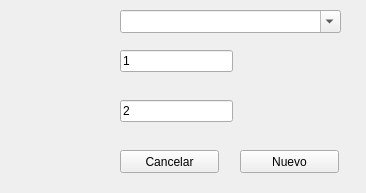
<?xml version="1.0" encoding="UTF-8"?>
<ui version="4.0">
 <class>frmNuevoProyecto</class>
 <widget class="QWidget" name="frmNuevoProyecto">
  <property name="geometry">
   <rect>
    <x>0</x>
    <y>0</y>
    <width>366</width>
    <height>193</height>
   </rect>
  </property>
  <property name="windowTitle">
   <string>Crear un nuevo proyecto</string>
  </property>
  <widget class="QPushButton" name="btnNuevo">
   <property name="geometry">
    <rect>
     <x>240</x>
     <y>150</y>
     <width>99</width>
     <height>23</height>
    </rect>
   </property>
   <property name="text">
    <string>Nuevo</string>
   </property>
  </widget>
  <widget class="QPushButton" name="btnCancelar">
   <property name="geometry">
    <rect>
     <x>120</x>
     <y>150</y>
     <width>99</width>
     <height>23</height>
    </rect>
   </property>
   <property name="text">
    <string>Cancelar</string>
   </property>
  </widget>
  <widget class="QComboBox" name="cmbMetodoSolucion">
   <property name="geometry">
    <rect>
     <x>120</x>
     <y>10</y>
     <width>221</width>
     <height>23</height>
    </rect>
   </property>
   <property name="autoFillBackground">
    <bool>false</bool>
   </property>
   <property name="styleSheet">
    <string notr="true"/>
   </property>
   <property name="editable">
    <bool>true</bool>
   </property>
  </widget>
  <widget class="QLineEdit" name="txtParam1">
   <property name="geometry">
    <rect>
     <x>120</x>
     <y>50</y>
     <width>113</width>
     <height>22</height>
    </rect>
   </property>
   <property name="text">
    <string>1</string>
   </property>
  </widget>
  <widget class="QLineEdit" name="txtParam2">
   <property name="geometry">
    <rect>
     <x>120</x>
     <y>100</y>
     <width>113</width>
     <height>22</height>
    </rect>
   </property>
   <property name="text">
    <string>2</string>
   </property>
  </widget>
 </widget>
 <resources/>
 <connections>
  <connection>
   <sender>btnNuevo</sender>
   <signal>clicked()</signal>
   <receiver>frmNuevoProyecto</receiver>
   <slot>close()</slot>
   <hints>
    <hint type="sourcelabel">
     <x>282</x>
     <y>169</y>
    </hint>
    <hint type="destinationlabel">
     <x>292</x>
     <y>95</y>
    </hint>
   </hints>
  </connection>
  <connection>
   <sender>btnCancelar</sender>
   <signal>clicked()</signal>
   <receiver>frmNuevoProyecto</receiver>
   <slot>close()</slot>
   <hints>
    <hint type="sourcelabel">
     <x>169</x>
     <y>154</y>
    </hint>
    <hint type="destinationlabel">
     <x>54</x>
     <y>139</y>
    </hint>
   </hints>
  </connection>
 </connections>
</ui>
